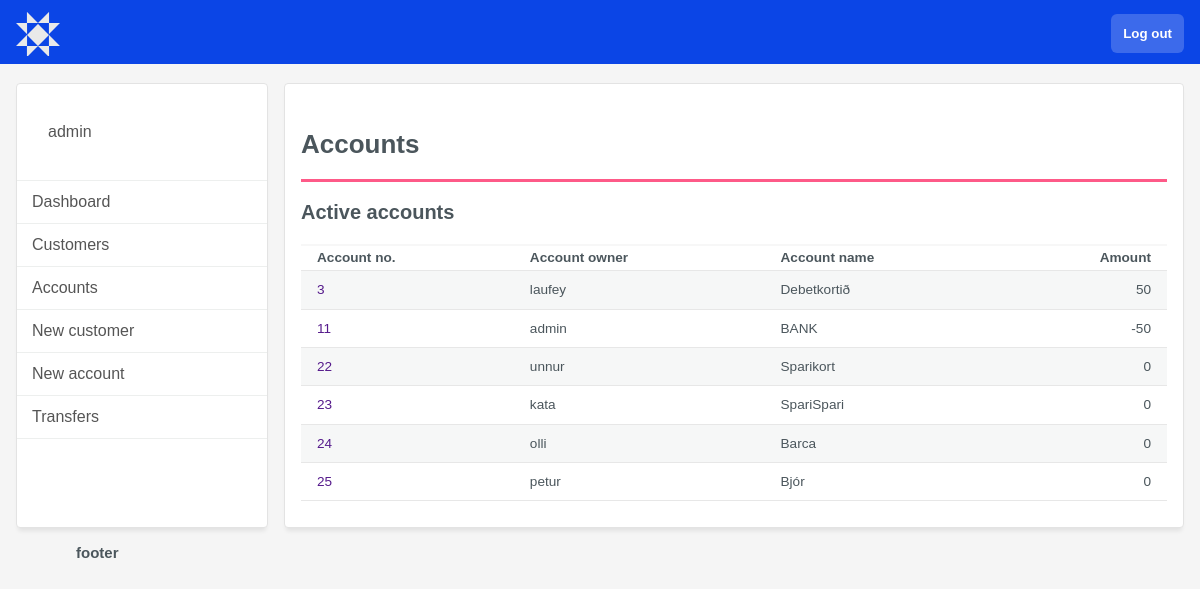
/staffAccountView/ (signed in), run on an earlier commit of the app's database.
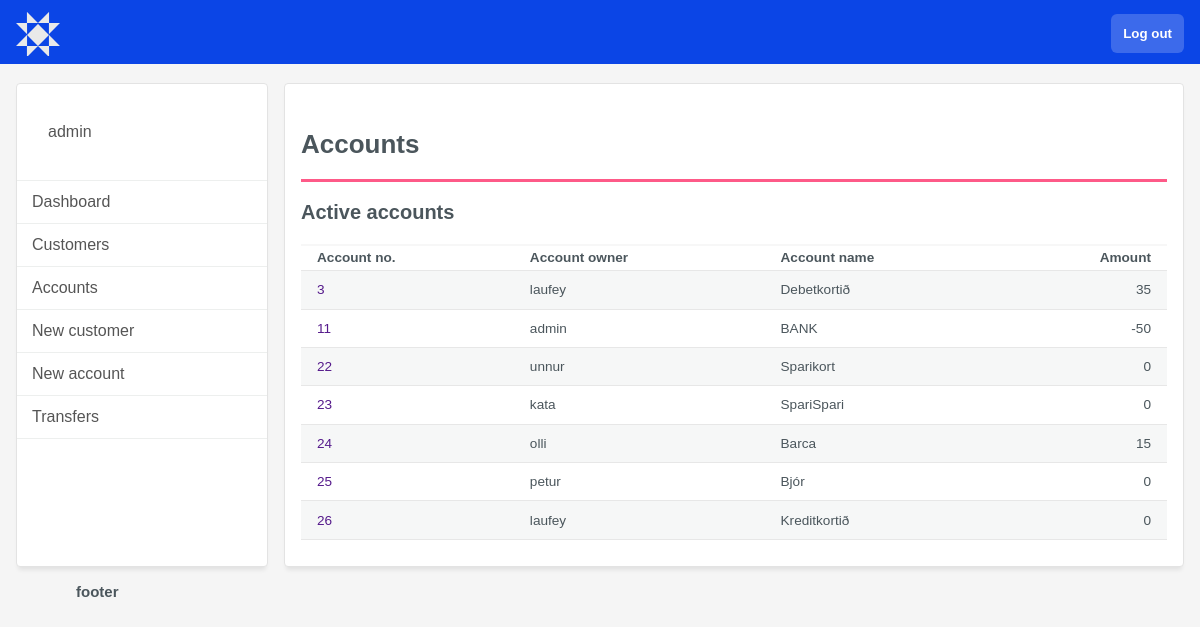
And on a later commit of the database.
### bank_app/models.py (models this page shows, shortened)
class Account(models.Model):
   user = models.ForeignKey(User, on_delete=models.CASCADE)
   title = models.CharField(max_length=200)
   balance = models.DecimalField(max_digits=6, decimal_places=2, default=0)
   last_update = models.DateTimeField(auto_now_add=True, null=True)
   class Meta:
      get_latest_by = 'pk'
   @property
   def movements(self) -> QuerySet:
      return Ledger.objects.filter(account=self)
   @property
   def money(self) -> Decimal:
      return self.movements.aggregate(models.Sum('amount'))['amount__sum'] or Decimal(0)

### bank_app/views.py (the view)
# urls.py: path('staffAccountView/', views.staffAccountView, name='staffAccountView'),
@login_required
def staffAccountView(request):
   assert request.user.is_staff, 'Not for regular customers, only for admin'
   context = {
      'accounts':Account.objects.all(),
   }
   return render(request, 'bank_app/staffAccountView.html', context)

### bank_app/templates/bank_app/staffAccountView.html
{% extends 'bank_app/base/base2.html' %}
{% block content %}
<h2>Accounts</h2>
  <h3>Active accounts</h3>
  <table class="account-table">
    <tr class="account-titles">
      <th>Account no.</th>
      <th>Account owner</th>
      <th>Account name</th>
      <th class="float-right">Amount</th>
    </tr>
    {% for account in accounts %}
      <tr>
        <td><a href="">{{ account.id }}</a></td>
        <td>{{ account.user }}</td>
        <td>{{ account.title }}</td>
        <td class="float-right">{{ account.money }}</td>
      </tr>
      {% endfor %}
    </table>
{% endblock %}

What changed in the data, as far as the page shows it:
computed for Account "Debetkortið": money "50" → "35"
computed for Account "Barca": money "0" → "15"
added Account: id "26", user "laufey", title "Kreditkortið", money "0"
